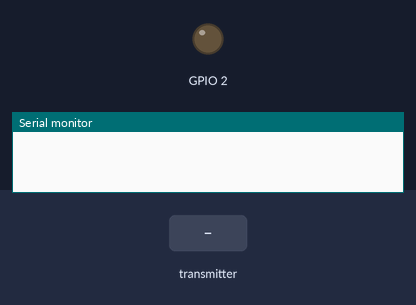
Bench run of a sketch on a simulated ESP32. Parts: output pins drawn as LEDs (lit = HIGH), the last lines printed to the serial monitor. The inputs (shaded band) are chosen by the test bench.

Above: at 1.2 s.
1.3 s: the transmitter starts sending recv_data = 0
At 2.1 s:
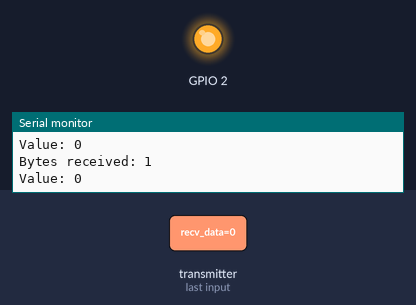
Timing chart, 0 to 9.4 s (numbered marks = the images above; inputs shaded):
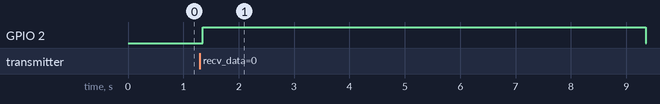

Measured:
- after the input at 1.3 s, GPIO 2: LOW → HIGH after 0.05 s

The sketch:

reciever.ino
```cpp
#include <esp_now.h>
#include <WiFi.h>

byte recv_data;

// callback function that will be executed when data is received
void OnDataRecv(const uint8_t * mac, const uint8_t *incomingData, int len) {
  digitalWrite(2, HIGH);
  memcpy(&recv_data, incomingData, sizeof(recv_data));
  Serial.print("Bytes received: ");
  Serial.println(len);
  Serial.print("Value: ");
  Serial.println(recv_data);
  Serial.println();
  delay(500);
  digitalWrite(2, LOW);
}

void setup() {
  // Initialize Serial Monitor
  Serial.begin(115200);

  // Set device as a Wi-Fi Station
  WiFi.mode(WIFI_STA);

  // Init ESP-NOW
  if (esp_now_init() != ESP_OK) {
    Serial.println("Error initializing ESP-NOW");
    return;
  }

  pinMode(2, OUTPUT);

  // Once ESPNow is successfully Init, we will register for recv CB to
  // get recv packer info
  esp_now_register_recv_cb(esp_now_recv_cb_t(OnDataRecv));
}

void loop() {

}
```
